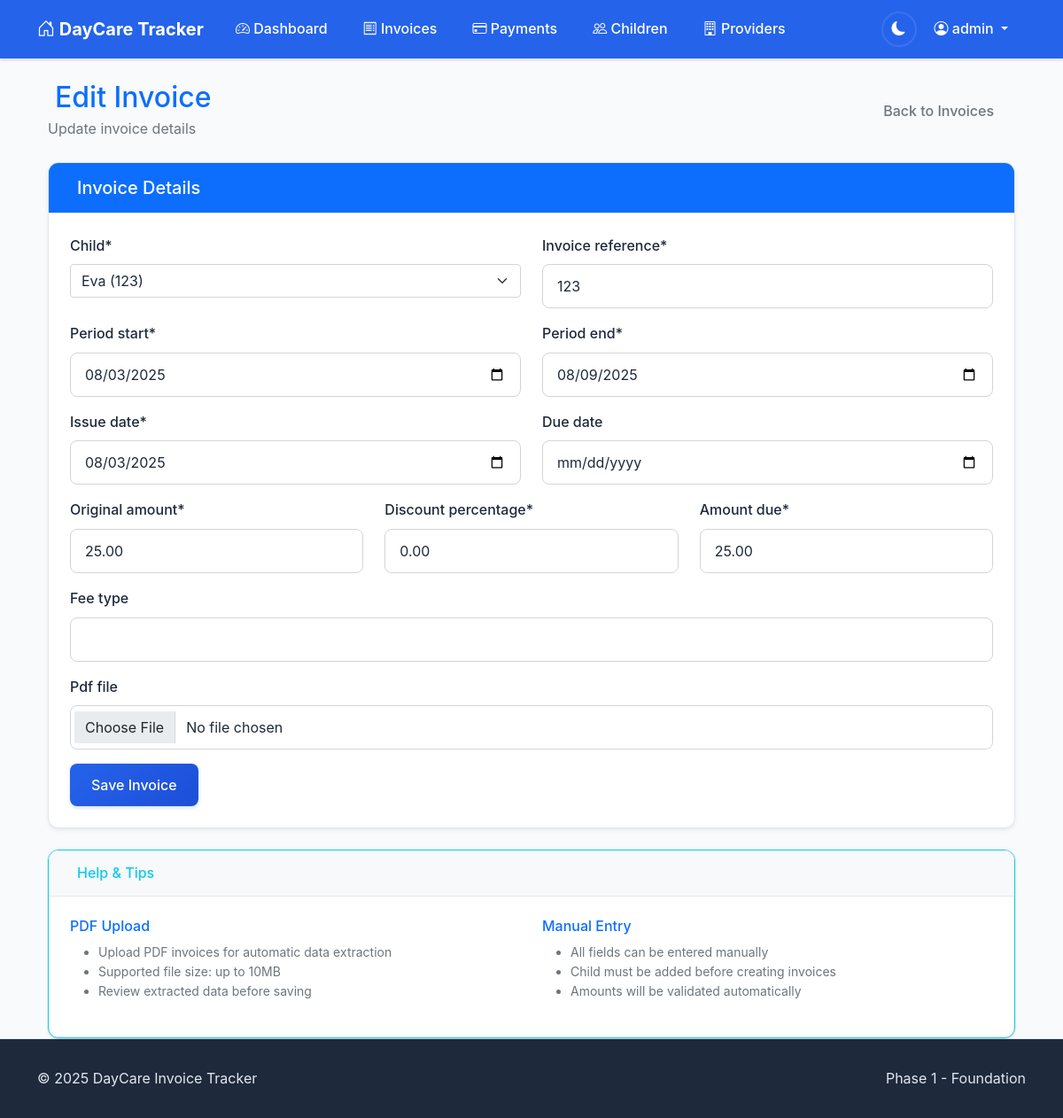
/invoices/4/edit/ (signed in), run on the app's committed database.
### accounts/models.py (models this page shows, shortened)
class CustomUser(AbstractUser):
    email = models.EmailField(unique=True)
    phone_number = models.CharField(max_length=15, blank=True)
    notification_preferences = models.JSONField(
        default=dict,
        help_text="User preferences for email/SMS notifications"
    )
    created_at = models.DateTimeField(auto_now_add=True)
    updated_at = models.DateTimeField(auto_now=True)

### invoices/models.py (models this page shows, shortened)
class Invoice(models.Model):
    PAYMENT_STATUS_CHOICES = [
        ('unpaid', 'Unpaid'),
        ('partial', 'Partially Paid'),
        ('paid', 'Paid'),
        ('overdue', 'Overdue'),
    ]
    child = models.ForeignKey(Child, on_delete=models.CASCADE, related_name='invoices')
    invoice_reference = models.CharField(max_length=50)
    period_start = models.DateField()
    period_end = models.DateField()
    issue_date = models.DateField()
    due_date = models.DateField(null=True, blank=True)
    original_amount = models.DecimalField(max_digits=10, decimal_places=2)
    discount_percentage = models.DecimalField(max_digits=5, decimal_places=2, default=Decimal('0.00'))
    discount_amount = models.DecimalField(max_digits=10, decimal_places=2, default=Decimal('0.00'))
    amount_due = models.DecimalField(max_digits=10, decimal_places=2)
    payment_status = models.CharField(max_length=10, choices=PAYMENT_STATUS_CHOICES, default='unpaid')
    fee_type = models.CharField(max_length=100, blank=True)
    pdf_file = models.FileField(upload_to='invoices/%Y/%m/', null=True, blank=True)
    extracted_from_email = models.BooleanField(default=False)
    email_message_id = models.CharField(max_length=255, blank=True)
    created_at = models.DateTimeField(auto_now_add=True)
    updated_at = models.DateTimeField(auto_now=True)
    class Meta:
        ordering = ['-issue_date']
        unique_together = ['child', 'invoice_reference']

### invoices/views.py (the view, shortened to what this page needs)
# urls.py: path('invoices/<int:pk>/edit/', views.InvoiceUpdateView.as_view(), name='invoice_edit'),
class InvoiceUpdateView(LoginRequiredMixin, UpdateView):
    model = Invoice
    form_class = InvoiceForm
    template_name = 'invoices/invoice_form.html'
    def get_queryset(self):
        return Invoice.objects.filter(child__user=self.request.user)
    def get_form_kwargs(self):
        kwargs = super().get_form_kwargs()
        kwargs['user'] = self.request.user
        return kwargs

### invoices/models.py (called while the page is built)
    def __str__(self):
        return f"{self.name} ({self.reference_number})"

### templates/invoices/invoice_form.html (shortened to what this page needs)
{% extends 'base.html' %}
{% load crispy_forms_tags %}
{% block content %}
<div class="container-fluid">
    <div class="row mb-4">
        <div class="col-12">
            <div class="d-flex justify-content-between align-items-center">
                <div>
                    <h2 class="text-primary mb-1">
                        {{ object|yesno:"Edit,Add" }} Invoice
                    </h2>
                    <p class="text-muted mb-0">
                        {{ object|yesno:"Update invoice details,Upload PDF or enter invoice details manually" }}
                    </p>
                </div>
                <a href="{% url 'invoices:invoice_list' %}" class="btn btn-outline-secondary">
                    Back to Invoices
                </a>
            </div>
        </div>
    </div>
    <div class="row">
        <div class="col-12">
            <div class="card shadow-sm">
                <div class="card-header bg-primary text-white">
                    <h5 class="mb-0">
                        Invoice Details
                    </h5>
                </div>
                <div class="card-body">
                    <form method="post" enctype="multipart/form-data" id="invoice-form">
                        {% crispy form %}
                    </form>
                </div>
            </div>
        </div>
    </div>
    <div class="row mt-4">
        <div class="col-12">
            <div class="card border-info">
                <div class="card-header bg-light">
                    <h6 class="text-info mb-0">
                        Help & Tips
                    </h6>
                </div>
                <div class="card-body">
                    <div class="row">
                        <div class="col-md-6">
                            <h6 class="text-primary">PDF Upload</h6>
                            <ul class="small text-muted">
                                <li>Upload PDF invoices for automatic data extraction</li>
                                <li>Supported file size: up to 10MB</li>
                                <li>Review extracted data before saving</li>
                            </ul>
                        </div>
                        <div class="col-md-6">
                            <h6 class="text-primary">Manual Entry</h6>
                            <ul class="small text-muted">
                                <li>All fields can be entered manually</li>
                                <li>Child must be added before creating invoices</li>
                                <li>Amounts will be validated automatically</li>
                            </ul>
                        </div>
                    </div>
                </div>
            </div>
        </div>
    </div>
</div>
{% endblock %}

### templates/base.html (shortened to what this page needs)
<!DOCTYPE html>
<html lang="en">
<head>
    <link href="https://cdn.jsdelivr.net/npm/bootstrap@5.1.3/dist/css/bootstrap.min.css" rel="stylesheet">
    <link rel="stylesheet" href="https://cdn.jsdelivr.net/npm/bootstrap-icons@1.7.2/font/bootstrap-icons.css">
    {% load static %}
    <link href="{% static 'css/main.css' %}" rel="stylesheet">
</head>
<body class="d-flex flex-column min-vh-100">
    <nav class="navbar navbar-expand-lg navbar-dark bg-primary">
        <div class="container">
            <a class="navbar-brand" href="{% url 'invoices:dashboard' %}">
                <i class="bi bi-house-door"></i>
                DayCare Tracker
            </a>
            <div class="collapse navbar-collapse" id="navbarNav">
                {% if user.is_authenticated %}
                <ul class="navbar-nav me-auto">
                    <li class="nav-item">
                        <a class="nav-link" href="{% url 'invoices:dashboard' %}">
                            <i class="bi bi-speedometer2"></i>
                            Dashboard
                        </a>
                    </li>
                    <li class="nav-item">
                        <a class="nav-link" href="{% url 'invoices:invoice_list' %}">
                            <i class="bi bi-receipt"></i>
                            Invoices
                        </a>
                    </li>
                    <li class="nav-item">
                        <a class="nav-link" href="{% url 'invoices:payment_list' %}">
                            <i class="bi bi-credit-card"></i>
                            Payments
                        </a>
                    </li>
                    <li class="nav-item">
                        <a class="nav-link" href="{% url 'invoices:child_list' %}">
                            <i class="bi bi-people"></i>
                            Children
                        </a>
                    </li>
                    <li class="nav-item">
                        <a class="nav-link" href="{% url 'invoices:provider_list' %}">
                            <i class="bi bi-building"></i>
                            Providers
                        </a>
                    </li>
                </ul>
                <ul class="navbar-nav">
                    <li class="nav-item d-flex align-items-center">
                        <button class="theme-toggle" id="themeToggle" aria-label="Toggle dark mode" title="Toggle theme">
                            <i class="bi bi-sun-fill" id="themeIcon"></i>
                        </button>
                    </li>
                    <li class="nav-item dropdown">
                        <a class="nav-link dropdown-toggle" href="#" id="navbarDropdown" role="button" data-bs-toggle="dropdown">
                            <i class="bi bi-person-circle"></i>
                            {{ user.username }}
                        </a>
                    </li>
                </ul>
                {% endif %}
            </div>
        </div>
    </nav>
    <main class="flex-grow-1">
        <div class="container mt-4">
            {% block content %}{% endblock %}
        </div>
    </main>
    <footer class="footer mt-auto">
        <div class="container">
            <div class="row">
                <div class="col-md-6">
                    <p class="mb-0">&copy; 2025 DayCare Invoice Tracker</p>
                </div>
                <div class="col-md-6 text-end">
                    <p class="mb-0">Phase 1 - Foundation</p>
                </div>
            </div>
        </div>
    </footer>
</body>
</html>

### static/css/main.css (style rules this page uses)
:root { --bs-primary: #2563eb; --bs-secondary: #64748b; --bs-success: #10b981; --bs-warning: #f59e0b; --bs-danger: #ef4444; --bs-info: #06b6d4; --bg-primary: #ffffff; --bg-secondary: #f8fafc; --bg-tertiary: #f1f5f9; --text-primary: #1e293b; --text-secondary: #64748b; --text-muted: #94a3b8; --border-color: #e2e8f0; --border-light: #f1f5f9; --card-bg: #ffffff; --card-border: #e2e8f0; --card-shadow: 0 1px 3px 0 rgba(0, 0, 0, 0.1), 0 1px 2px 0 rgba(0, 0, 0, 0.06); --card-shadow-hover: 0 10px 15px -3px rgba(0, 0, 0, 0.1), 0 4px 6px -2px rgba(0, 0, 0, 0.05); --navbar-bg: var(--bs-primary); --navbar-text: #ffffff; --navbar-hover: rgba(255, 255, 255, 0.1); --input-bg: #ffffff; --input-border: #d1d5db; --input-focus-border: var(--bs-primary); --input-focus-shadow: 0 0 0 3px rgba(37, 99, 235, 0.1); --stats-children: #8b5cf6; --stats-invoices: #06b6d4; --stats-paid: #10b981; --stats-outstanding: #f59e0b; --stats-overdue: #ef4444; --btn-primary-bg: var(--bs-primary); --btn-primary-hover: #1d4ed8; --btn-secondary-bg: #64748b; --btn-secondary-hover: #475569; --footer-bg: #1e293b; --footer-text: #e2e8f0; --transition-fast: 0.15s ease-in-out; --transition-medium: 0.3s ease-in-out; --transition-slow: 0.5s ease-in-out; }
* { transition: background-color var(--transition-fast), color var(--transition-fast), border-color var(--transition-fast), box-shadow var(--transition-fast); }
body { font-family: -apple-system, BlinkMacSystemFont, "Segoe UI", Roboto, "Helvetica Neue", Arial, "Noto Sans", sans-serif; background-color: var(--bg-secondary); color: var(--text-primary); line-height: 1.6; }
.navbar { background-color: var(--navbar-bg) !important; box-shadow: var(--card-shadow); border-bottom: 1px solid var(--border-color); }
.navbar-brand { font-weight: 700; font-size: 1.25rem; color: var(--navbar-text) !important; }
.navbar-nav .nav-link { color: var(--navbar-text) !important; font-weight: 500; padding: 0.75rem 1rem !important; border-radius: 0.375rem; margin: 0 0.25rem; transition: all var(--transition-fast); }
.theme-toggle { background: none; border: 2px solid var(--navbar-hover); color: var(--navbar-text); width: 40px; height: 40px; border-radius: 50%; display: flex; align-items: center; justify-content: center; transition: all var(--transition-fast); margin-left: 1rem; }
.card { background-color: var(--card-bg); border: 1px solid var(--card-border); border-radius: 0.75rem; box-shadow: var(--card-shadow); transition: all var(--transition-medium); overflow: hidden; }
.card-header { background-color: var(--bg-tertiary); color: var(--text-primary); border-bottom: 1px solid var(--card-border); font-weight: 600; padding: 1rem 1.5rem; }
.card-body { padding: 1.5rem; }
.form-control { background-color: var(--input-bg); border: 1px solid var(--input-border); color: var(--text-primary); border-radius: 0.5rem; padding: 0.75rem 1rem; transition: all var(--transition-fast); }
.form-control::placeholder { color: var(--text-muted); }
.form-label { color: var(--text-primary); font-weight: 500; margin-bottom: 0.5rem; }
.form-select { background-color: var(--input-bg); border: 1px solid var(--input-border); color: var(--text-primary); }
.btn { border-radius: 0.5rem; font-weight: 500; padding: 0.75rem 1.5rem; transition: all var(--transition-fast); border: none; }
.btn-primary { background: linear-gradient(135deg, var(--btn-primary-bg) 0%, var(--btn-primary-hover) 100%); color: white; box-shadow: 0 2px 4px rgba(37, 99, 235, 0.2); }
.footer { background-color: var(--footer-bg); color: var(--footer-text); padding: 2rem 0; margin-top: 3rem; border-top: 1px solid var(--border-color); }
html { scroll-behavior: smooth; }

### data on the page
CustomUser: username "admin"
Invoice: child "Eva (123)", invoice_reference "123", period_start "08/03/2025", period_end "08/09/2025", issue_date "08/03/2025", original_amount "25.00", discount_percentage "0.00", amount_due "25.00"

### other printed values
{{ object|yesno:"Edit,Add" }} "Edit"
